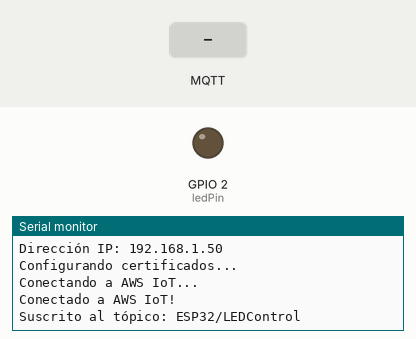
Bench run of a sketch on a simulated ESP32. Shown: output pins drawn as LEDs (lit = HIGH), the last lines printed to the serial monitor. The inputs (shaded band) are chosen by the test bench. WiFi joins after 1.5 s; servers stay silent unless stated; no MQTT or app messages arrive unless stated.

Above: at 2.7 s.
2.8 s: MQTT message "1" arrives on the first subscribed topic
At 3.8 s:
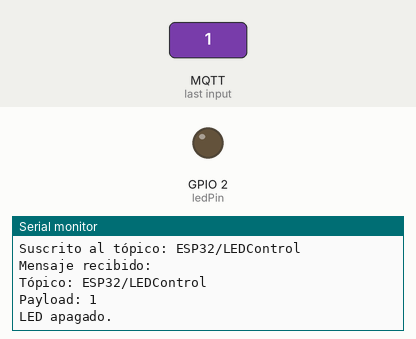
4.3 s: MQTT message "on" arrives on the first subscribed topic
At 4.9 s:
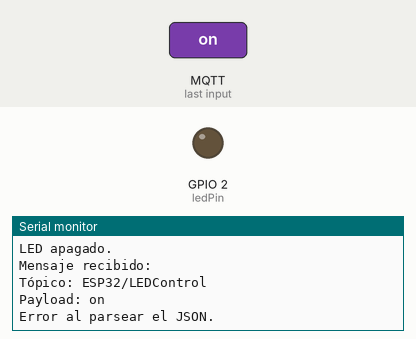
5.8 s: MQTT message "off" arrives on the first subscribed topic
At 7.3 s:
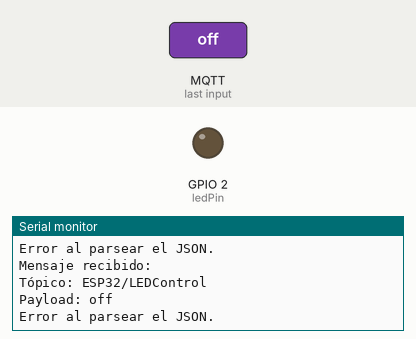

The sketch:

AwsPrueba1-ESP32encenderLed.ino
```cpp
#include <WiFi.h>
#include <WiFiClientSecure.h>
#include <MQTTClient.h>
#include <ArduinoJson.h>

// Configuración Wi-Fi
const char WIFI_SSID[] = "TP-Link_62C2_4G";        // Nombre de tu red Wi-Fi
const char WIFI_PASSWORD[] = "RDsamana*12";       // Contraseña de tu red Wi-Fi

// Configuración de AWS IoT
const char AWS_IOT_ENDPOINT[] = "a24nifur910c6a-ats.iot.us-east-1.amazonaws.com"; // Reemplaza con tu endpoint de AWS IoT
const char THINGNAME[] = "ESP32LED";
const char AWS_IOT_SUBSCRIBE_TOPIC[] = "ESP32/LEDControl";

// Certificados
const char CA_CERT[] PROGMEM = R"EOF(
-----BEGIN CERTIFICATE-----
MIIDQTCCAimgAwIBAgITBmyfz5m/jAo54vB4ikPmljZbyjANBgkqhkiG9w0BAQsF
ADA5MQswCQYDVQQGEwJVUzEPMA0GA1UEChMGQW1hem9uMRkwFwYDVQQDExBBbWF6
b24gUm9vdCBDQSAxMB4XDTE1MDUyNjAwMDAwMFoXDTM4MDExNzAwMDAwMFowOTEL
MAkGA1UEBhMCVVMxDzANBgNVBAoTBkFtYXpvbjEZMBcGA1UEAxMQQW1hem9uIFJv
b3QgQ0EgMTCCASIwDQYJKoZIhvcNAQEBBQADggEPADCCAQoCggEBALJ4gHHKeNXj
ca9HgFB0fW7Y14h29Jlo91ghYPl0hAEvrAIthtOgQ3pOsqTQNroBvo3bSMgHFzZM
9O6II8c+6zf1tRn4SWiw3te5djgdYZ6k/oI2peVKVuRF4fn9tBb6dNqcmzU5L/qw
IFAGbHrQgLKm+a/sRxmPUDgH3KKHOVj4utWp+UhnMJbulHheb4mjUcAwhmahRWa6
VOujw5H5SNz/0egwLX0tdHA114gk957EWW67c4cX8jJGKLhD+rcdqsq08p8kDi1L
93FcXmn/6pUCyziKrlA4b9v7LWIbxcceVOF34GfID5yHI9Y/QCB/IIDEgEw+OyQm
jgSubJrIqg0CAwEAAaNCMEAwDwYDVR0TAQH/BAUwAwEB/zAOBgNVHQ8BAf8EBAMC
AYYwHQYDVR0OBBYEFIQYzIU07LwMlJQuCFmcx7IQTgoIMA0GCSqGSIb3DQEBCwUA
A4IBAQCY8jdaQZChGsV2USggNiMOruYou6r4lK5IpDB/G/wkjUu0yKGX9rbxenDI
U5PMCCjjmCXPI6T53iHTfIUJrU6adTrCC2qJeHZERxhlbI1Bjjt/msv0tadQ1wUs
N+gDS63pYaACbvXy8MWy7Vu33PqUXHeeE6V/Uq2V8viTO96LXFvKWlJbYK8U90vv
o/ufQJVtMVT8QtPHRh8jrdkPSHCa2XV4cdFyQzR1bldZwgJcJmApzyMZFo6IQ6XU
5MsI+yMRQ+hDKXJioaldXgjUkK642M4UwtBV8ob2xJNDd2ZhwLnoQdeXeGADbkpy
rqXRfboQnoZsG4q5WTP468SQvvG5
-----END CERTIFICATE-----
)EOF";

const char DEVICE_CERT[] PROGMEM = R"KEY(
-----BEGIN CERTIFICATE-----
MIIDWTCCAkGgAwIBAgIUMboMuS4KdsjrgSBH6QeyL69uteQwDQYJKoZIhvcNAQEL
BQAwTTFLMEkGA1UECwxCQW1hem9uIFdlYiBTZXJ2aWNlcyBPPUFtYXpvbi5jb20g
SW5jLiBMPVNlYXR0bGUgU1Q9V2FzaGluZ3RvbiBDPVVTMB4XDTI0MTExNTE3NDQx
OVoXDTQ5MTIzMTIzNTk1OVowHjEcMBoGA1UEAwwTQVdTIElvVCBDZXJ0aWZpY2F0
ZTCCASIwDQYJKoZIhvcNAQEBBQADggEPADCCAQoCggEBALF5HsDBfNXqG5bhpxPz
KCu4Ua6xUS4HWAPl5pDZkNzldhxTOIHMmqEnYZTeHI/1WPWNpUadDcGRdumeoBtU
8WSWW23WXPh0Unp7ovQv5mBmwqu37czaCPrDtBhZRcmL0VHKAPBUi63+ADAAWnFW
FXvt+h2Ef1qWL182TZ5P52H2+8WU+FxMszNlcFavUYgKE9PoNW1CJ4QfSsRYrnLl
+2hqOl51uSGX3B70Be8werK42b3uiIsOX2G4IAKKJVZbzUhNfn+IFBd6ahLshZhT
7ADXPhlgg9+G1usnR2/hZPNDsYwJHoNbB8Tr/sECd+rCy2yADmMeV3n+dzIS6tcB
3CcCAwEAAaNgMF4wHwYDVR0jBBgwFoAU/bLhk30CndKYjLrMdrqpu9HiKzswHQYD
VR0OBBYEFEdqcy5zMEJDf8ZTeJZp0p8QwhmdMAwGA1UdEwEB/wQCMAAwDgYDVR0P
AQH/BAQDAgeAMA0GCSqGSIb3DQEBCwUAA4IBAQCk4GTiALFik3zJNOST/2BP2PKU
Wr/HWZMEUu6Ei3kaLFmyU54+oxcDpg/ApEsuWFn+glu57PFhqxzN0acDV+Vy30xv
Y0Uge1SsMClzVUmfbtEnOpwid776nXjAO5ZAGBfEDIocY/jXisQ9cahoNU0zqV8Q
3OpvUoSqYj6a7Vp1TWuslfxiJU7QzzrYIEXcNVu5Ooa7XzB2lZ3ef4ejmglaRwWq
SOQbl7ILY8B3mJSAnedVhKDmb6rWlO239SrG/UihI52HyVm1a7B/gTtApf7HFX/m
OvGLd6SXYPH46JDUjom/GhO+C4EC1QZGC2xJFBmpd7CEVVzoPm9jSqUjK+5N
-----END CERTIFICATE-----
)KEY";

const char PRIVATE_KEY[] PROGMEM = R"KEY(
-----BEGIN RSA PRIVATE KEY-----
MIIEpAIBAAKCAQEAsXkewMF81eobluGnE/MoK7hRrrFRLgdYA+XmkNmQ3OV2HFM4
gcyaoSdhlN4cj/VY9Y2lRp0NwZF26Z6gG1TxZJZbbdZc+HRSenui9C/mYGbCq7ft
zNoI+sO0GFlFyYvRUcoA8FSLrf4AMABacVYVe+36HYR/WpYvXzZNnk/nYfb7xZT4
XEyzM2VwVq9RiAoT0+g1bUInhB9KxFiucuX7aGo6XnW5IZfcHvQF7zB6srjZve6I
iw5fYbggAoolVlvNSE1+f4gUF3pqEuyFmFPsANc+GWCD34bW6ydHb+Fk80OxjAke
g1sHxOv+wQJ36sLLbIAOYx5Xef53MhLq1wHcJwIDAQABAoIBAANtpYxvsGupdBL8
FPAruFDv5JQNVNYgyjB5FnUh3syFmjx91w+a1jnauuXXTJHzWV6U9+ZfTk648qUc
rVcZ0vfwd5+tjmo2RQmcrc8txbODCKush+l3JMlDUo1N3C1CiC6eSlpaJ8CasYI7
34Nk+FFGjZhYYOVtFUkvkVxHit63kHOmKZ8VymwXXRrYUUjJMZcTIsAjMrW0n/zQ
5K2z8YTKHSLJAciVgLYSUvNecITJ4M20T0IEFiH36UReAjcD4f8p9c5w1W+kMgBO
eyxienzSpgIgL2E6YmIXMSm6kmNQOBOXLK0FwI78DSYDmOe2A0WcQ7lSgP0SU+WJ
H5HxPdECgYEA3diiUahHrNqOxULrG1MnyKEf9r6mOHsU52Wkqjh/zTS+8+hU1eB1
awg2l996rnm33nGfWI3D4JQduawNFraF1/IEn2iYjhVQmTDqtKrG93lJ85/9JWf8
iAGUaiHncFuIpl/anjVtoEMCOjRHPzjA3e28ySkkpFi5Q+tZD3L7RmUCgYEAzMup
MZKSRKbvgCqH7S/vKMSh3CZULfFQaluxsTNl7vas6HQT1MckmzwkWeb8mDVIpaUO
sIe8gz2emT0oArBlunvnnRZm2m/WLC5Yd8ea7wJEU56OVn9FoogxjKNdA/vnp1GK
QF2dAkCte1X7vkuAt8h2KQAYxwhVlfuzkSpu+ZsCgYBvq2WBjyCNLPLi7t1jwsbq
4dgyHyOSmLocBHkPyiLiy6M3KYLSqgrQ1rCMYEzj2JcqXK1mKO4pdMVFugpYnYXf
/o4/I6pvEuGgSxRJ3xEKbz4/aRBHLQHcAFeR2QEj+J9fiC6GpsRJAJH1dG1MsKe8
zrfR1mkAZTzUqHoLIcjEVQKBgQCuIMBUSQaa3sGm3QLD1kzoAgCJugE7KwIv3JUC
UOxruUudPg0ajtR+NS3HTxIYrL1/Mg+CY3cSs9LlAk3Bs5BbdjyhoUmEkzCsUh+g
gJQogmnsG1V1EDP6FQjkRoaw+3+lETyWq8HzB2E6DArHa1Ufbo+hHtbybBCxPNka
JdVD3wKBgQDa76rYaFXNDSCeCZATJN/3bdAS6ZekuKZd5+52rvfAvplrigztYyJc
MPwC04MrHjz62Rhqz6Ifv1JQnJ1ZXHkM8xfAHLMLbJuxgtj4DO6g8oGtaG99HaJ7
30N8E7RZ3wlV0+XL9NJecvnAEgZiLAIH3s0qiiY+/sm0YN0gzN24bA==
-----END RSA PRIVATE KEY-----

)KEY";

// Variables globales
WiFiClientSecure wifiClient;
MQTTClient mqttClient(256);
const int ledPin = 2; // GPIO donde está conectado el LED

// Función para conectarse a Wi-Fi
void connectWiFi() {
  Serial.print("Conectando a Wi-Fi...");
  WiFi.begin(WIFI_SSID, WIFI_PASSWORD);
  while (WiFi.status() != WL_CONNECTED) {
    delay(500);
    Serial.print(".");
  }
  Serial.println("\nWi-Fi conectado!");
  Serial.print("Dirección IP: ");
  Serial.println(WiFi.localIP());
}

// Función para conectarse a AWS IoT
void connectAWS() {
  Serial.println("Configurando certificados...");
  wifiClient.setCACert(CA_CERT);
  wifiClient.setCertificate(DEVICE_CERT);
  wifiClient.setPrivateKey(PRIVATE_KEY);

  mqttClient.begin(AWS_IOT_ENDPOINT, 8883, wifiClient);
  mqttClient.onMessage(messageHandler);

  Serial.print("Conectando a AWS IoT...");
  while (!mqttClient.connect(THINGNAME)) {
    Serial.print(".");
    delay(1000);
  }

  if (mqttClient.connected()) {
    Serial.println("\nConectado a AWS IoT!");
    mqttClient.subscribe(AWS_IOT_SUBSCRIBE_TOPIC);
    Serial.println("Suscrito al tópico: " + String(AWS_IOT_SUBSCRIBE_TOPIC));
  } else {
    Serial.println("Error al conectar a AWS IoT.");
  }
}

// Función para manejar mensajes MQTT
void messageHandler(String &topic, String &payload) {
  Serial.println("Mensaje recibido:");
  Serial.println("Tópico: " + topic);
  Serial.println("Payload: " + payload);

  StaticJsonDocument<200> doc;
  DeserializationError error = deserializeJson(doc, payload);
  if (error) {
    Serial.println("Error al parsear el JSON.");
    return;
  }

  int message = doc["led"]; // Lee el estado del LED del JSON
  if (message == 1) {
    digitalWrite(ledPin, HIGH);
    Serial.println("LED encendido.");
  } else if (message == 0) {
    digitalWrite(ledPin, LOW);
    Serial.println("LED apagado.");
  }
}

// Configuración inicial
void setup() {
  Serial.begin(115200);
  pinMode(ledPin, OUTPUT);
  digitalWrite(ledPin, LOW); // Asegúrate de que el LED esté apagado al inicio

  connectWiFi();
  connectAWS();
}

// Bucle principal
void loop() {
  mqttClient.loop();

  if (!mqttClient.connected()) {
    Serial.println("Reconectando a AWS IoT...");
    connectAWS();
  }
}
```

Measured:
- after the input at 2.8 s, the serial monitor: prints a new line at once (image 1)
- after the input at 4.3 s, the serial monitor: prints a new line at once (image 2)
- after the input at 5.8 s, the serial monitor: prints a new line at once (image 3)
